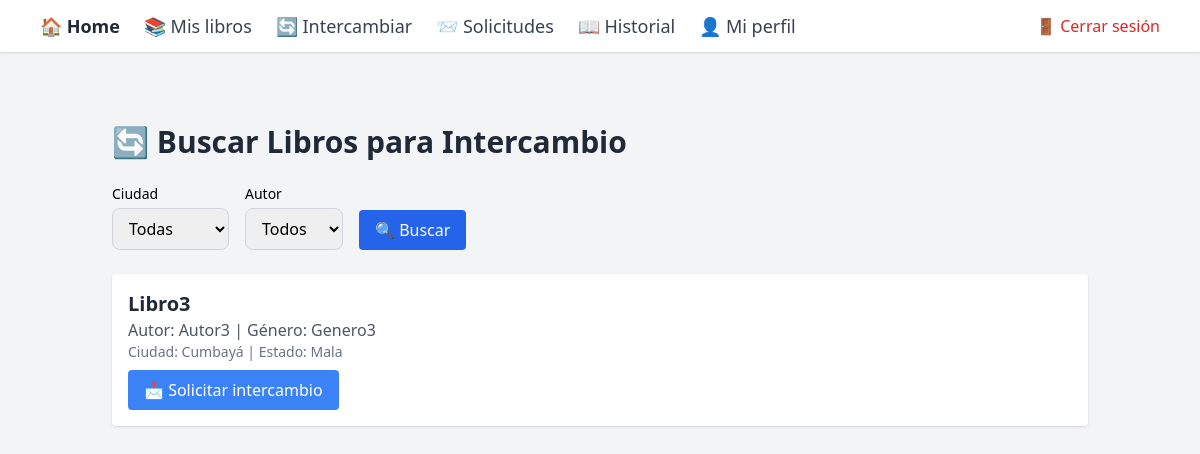
Page /books/intercambiar/ (signed in) on the earlier database version.
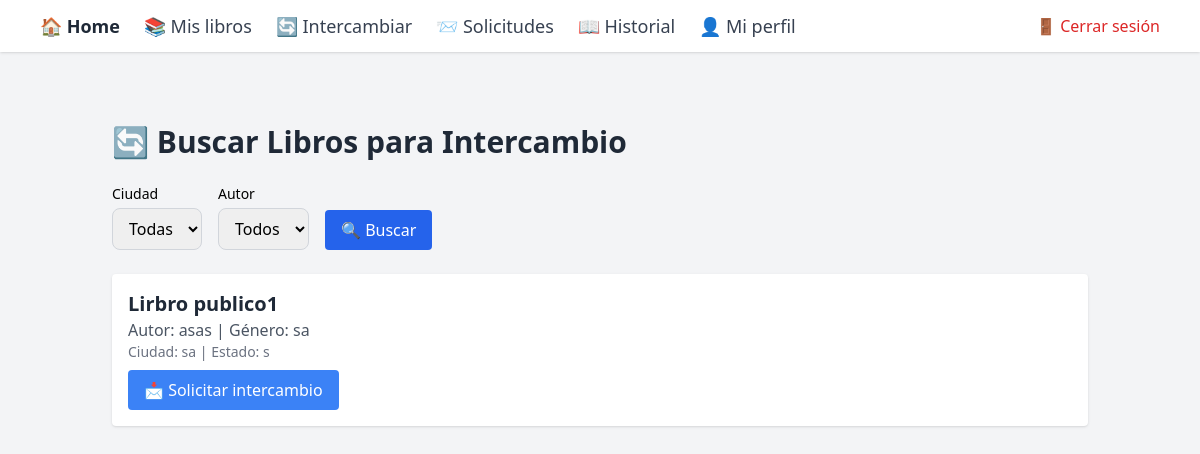
Same page on the later database version.
### books/models.py (models this page shows, shortened)
class Book(models.Model):
    owner = models.ForeignKey(CustomUser, on_delete=models.CASCADE, verbose_name="Propietario")
    title = models.CharField(max_length=255, verbose_name="Título")
    author = models.CharField(max_length=255, verbose_name="Autor")
    genre = models.CharField(max_length=100, verbose_name="Género")
    condition = models.CharField(max_length=100, verbose_name="Condición")
    location = models.CharField(max_length=255, verbose_name="Ubicación")
    created_at = models.DateTimeField(auto_now_add=True, verbose_name="Fecha de creación")
    available = models.BooleanField(default=True, verbose_name="Disponible")

### books/views.py (the view)
# urls.py: path('intercambiar/', exchange_books_view, name='exchange_books'),
@login_required
def exchange_books_view(request):
    city_filter = request.GET.get('city', '')
    author_filter = request.GET.get('author', '')
    books = Book.objects.exclude(owner=request.user).filter(available=True)
    if city_filter:
        books = books.filter(location__icontains=city_filter)
    if author_filter:
        books = books.filter(author__icontains=author_filter)
    cities = Book.objects.exclude(owner=request.user).values_list('location', flat=True).distinct()
    authors = Book.objects.exclude(owner=request.user).values_list('author', flat=True).distinct()
    return render(request, 'books/exchange_books.html', {
        'books': books,
        'cities': sorted(set(cities)),
        'authors': sorted(set(authors)),
        'selected_city': city_filter,
        'selected_author': author_filter
    })

### templates/books/exchange_books.html (shortened to what this page needs)
{% extends 'products/base.html' %}
{% block content %}
<div class="max-w-5xl mx-auto py-10 px-6">
    <h1 class="text-3xl font-bold text-gray-800 mb-6">🔄 Buscar Libros para Intercambio</h1>
    <form method="get" class="mb-6 flex flex-wrap gap-4">
        <div>
            <label class="block mb-1 text-sm font-medium">Ciudad</label>
            <select name="city" class="w-full px-3 py-2 border border-gray-300 rounded-lg">
                <option value="">Todas</option>
            </select>
        </div>
        <div>
            <label class="block mb-1 text-sm font-medium">Autor</label>
            <select name="author" class="w-full px-3 py-2 border border-gray-300 rounded-lg">
                <option value="">Todos</option>
            </select>
        </div>
        <div class="flex items-end">
            <button type="submit" class="bg-blue-600 hover:bg-blue-700 text-white px-4 py-2 rounded">
                🔍 Buscar
            </button>
        </div>
    </form>
    {% if books %}
        <ul class="space-y-4">
            {% for book in books %}
                <li class="bg-white p-4 rounded shadow">
                    <h2 class="text-xl font-bold text-gray-800">{{ book.title }}</h2>
                    <p class="text-gray-600">Autor: {{ book.author }} | Género: {{ book.genre }}</p>
                    <p class="text-gray-500 text-sm">Ciudad: {{ book.location }} | Estado: {{ book.condition }}</p>
                    {% if book.owner != user %}
                        <form method="post" action="{% url 'send_exchange_request' book.id %}">
                            <button type="submit" class="mt-2 bg-blue-500 hover:bg-blue-600 text-white px-4 py-2 rounded">
                                📩 Solicitar intercambio
                            </button>
                        </form>
                    {% endif %}
                </li>
            {% endfor %}
        </ul>
    {% else %}
        <p class="text-gray-600">No se encontraron libros con esos filtros.</p>
    {% endif %}
</div>
{% endblock %}

Differences in the rows shown:
no longer on this page (row edited): Book: title "Libro3", author "Autor3", genre "Genero3", location "Cumbayá", condition "Mala", shows "📩 Solicitar intercambio"
added Book: title "Lirbro publico1", author "asas", genre "sa", location "sa", condition "s", shows "📩 Solicitar intercambio"
